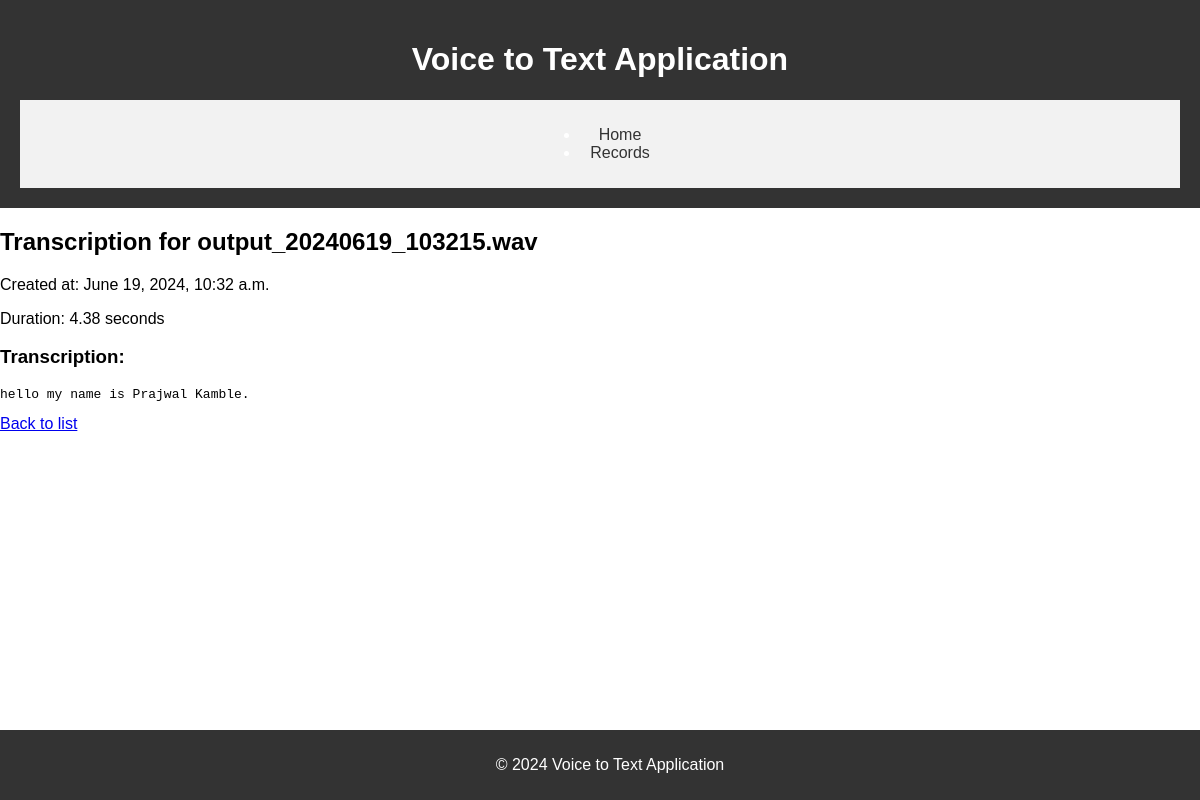
The page /records/29/ on the database its author committed.
### speech_to_text/models.py (models this page shows, shortened)
class AudioRecord(models.Model):
    file_name = models.CharField(max_length=255)
    file_path = models.CharField(max_length=255)
    text_file_path = models.CharField(max_length=255, blank=True, null=True)
    created_at = models.DateTimeField(auto_now_add=True)
    duration = models.FloatField(null=True, blank=True)
    transcription = models.TextField(null=True, blank=True)

### speech_to_text/views.py (the view)
# urls.py: path('records/<int:record_id>/', views.view_transcription, name='view_transcription'),
def view_transcription(request, record_id):
    record = get_object_or_404(AudioRecord, id=record_id)
    return render(request, 'speech_to_text/view_transcription.html', {'record': record})

### speech_to_text/templates/speech_to_text/view_transcription.html (shortened to what this page needs)
{% extends 'speech_to_text/base.html' %}
{% block content %}
<h2>Transcription for {{ record.file_name }}</h2>
<p>Created at: {{ record.created_at }}</p>
<p>Duration: {{ record.duration|floatformat:2 }} seconds</p>
<h3>Transcription:</h3>
{% if record.transcription %}
    <pre>{{ record.transcription }}</pre>
{% else %}
    <p>No transcription available for this record.</p>
{% endif %}
<a href="{% url 'list_records' %}">Back to list</a>
{% endblock %}

### static/css/style.css (style rules this page uses)
body { font-family: Arial, sans-serif; margin: 0; padding: 0; }

### rows shown on the page
AudioRecord: file_name "output_20240619_103215.wav", created_at "June 19, 2024, 10:32 a.m.", duration "4.38", transcription "hello my name is Prajwal Kamble."
